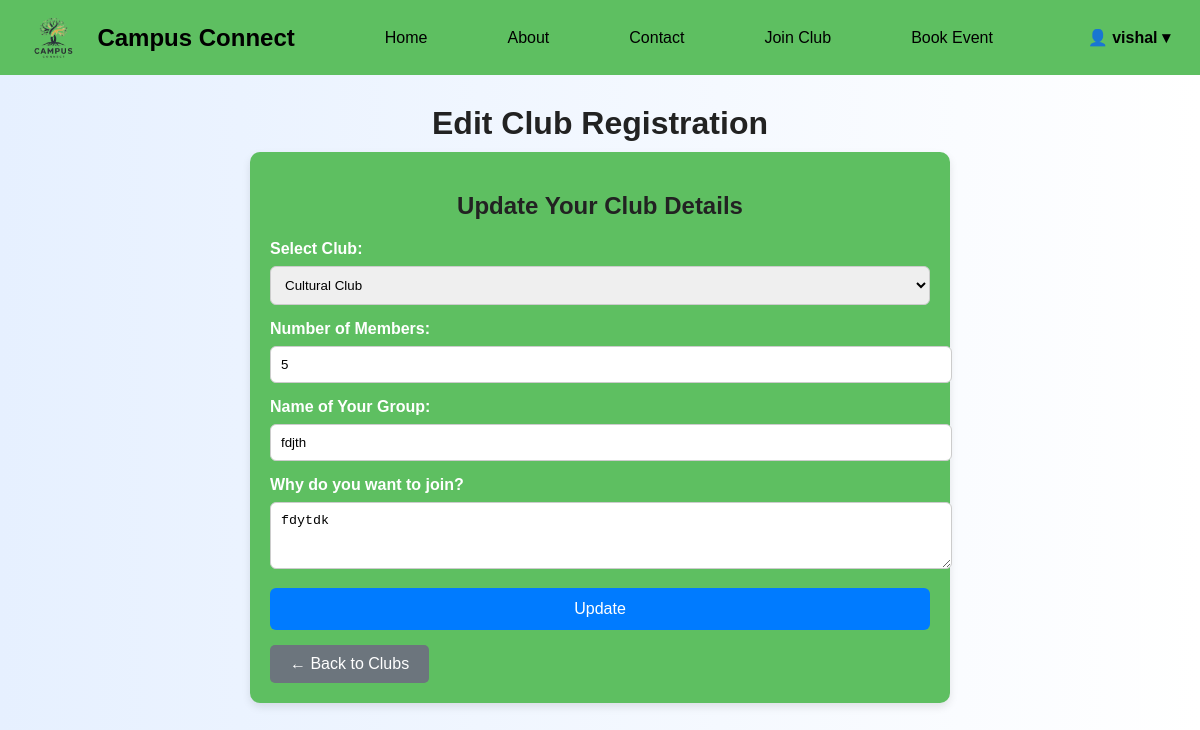
Page /edit_club/13 (signed in) on the committed database.
### tables this page shows
CREATE TABLE club_members (
    id INTEGER PRIMARY KEY AUTOINCREMENT,
    username TEXT NOT NULL,
    club TEXT NOT NULL,
    members INTEGER NOT NULL,
    group_name TEXT NOT NULL,
    reason TEXT,
    joined_at TIMESTAMP DEFAULT CURRENT_TIMESTAMP
);

### app.py (the view, shortened to what this page needs)
@app.route('/edit_club/<int:id>', methods=['GET', 'POST'])
@login_required
def edit_club(id):
    username = session.get('user')
    conn = get_db_connection()
    group = conn.execute("SELECT * FROM club_members WHERE id=? AND username=?", (id, username)).fetchone()
    conn.close()
    if not group:
        flash("Group not found.", "danger")
        return redirect(url_for('join_club'))
    return render_template('edit_club.html', user=username, group=group)

### app.py (called while the page is built)
def get_db_connection():
    conn = sqlite3.connect(DB_PATH)
    conn.row_factory = sqlite3.Row
    return conn

def login_required(f):
    @wraps(f)
    def decorated_function(*args, **kwargs):
        if 'user' not in session:
            return redirect(url_for('login', next=request.path))
        return f(*args, **kwargs)
    return decorated_function

### templates/edit_club.html (shortened to what this page needs)
<!DOCTYPE html>
<html lang="en">
<head>
</head>
<body>
    <div class="navbar">
  <img src="{{ url_for('static', filename='images/logo.png') }}" style="height:45px; margin-right:10px;">
  <h2>Campus Connect</h2>
  <a href="{{ url_for('index') }}">Home</a>
  <a href="{{ url_for('about') }}">About</a>
  <a href="{{ url_for('contact') }}">Contact</a>
  <a href="{{ url_for('join_club') }}">Join Club</a>
  <a href="{{ url_for('book_event') }}">Book Event</a>
  {% if user %}
  <div class="user-section" id="userMenu">
    <span class="user-toggle">👤 {{ user }} &#9662;</span>
  </div>
  {% else %}
    <a href="{{ url_for('login') }}" class="login-btn">Login/Register</a>
  {% endif %}
</div>
  <div class="container">
    <h1>Edit Club Registration</h1>
    <div class="form-container">
      <h2>Update Your Club Details</h2>
      <form method="POST">
        <label for="club">Select Club:</label>
        <select name="club" id="club" required>
          <option value="Cultural" {% if group['club'] == 'Cultural' %}selected{% endif %}>Cultural Club</option>
        </select>
        <label for="members">Number of Members:</label>
        <input type="number" name="members" id="members" value="{{ group['members'] }}" required>
        <label for="group_name">Name of Your Group:</label>
        <input type="text" name="group_name" id="group_name" value="{{ group['group_name'] }}" required>
        <label for="reason">Why do you want to join?</label>
        <textarea name="reason" id="reason" rows="3" required>{{ group['reason'] }}</textarea>
        <button type="submit">Update</button>
      </form>
      <a href="{{ url_for('join_club') }}" class="btn-back">← Back to Clubs</a>
    </div>
  </div>
</body>
</html>

### templates/edit_club.html (style rules this page uses)
body { margin: 0; font-family: Arial, sans-serif; background: linear-gradient(to right, #e6f0ff, #ffffff); }
.navbar { display: flex; align-items: center; background-color: rgb(94, 191, 97); padding: 15px 30px; font-family: Arial, sans-serif; }
.navbar h2 { margin: 0 30px 0 10px; color: black; font-weight: bold; }
.navbar a { text-decoration: none; color: black; margin: 0 20px; font-weight: 500; margin-left: 60px; }
.user-section { position: relative; margin-left: auto; cursor: pointer; font-weight: bold; color: black; }
.container { text-align:center; margin:30px auto; max-width:700px; }
.container h1 { font-size:32px; margin-bottom:10px; color:#222; }
.form-container { background:rgb(94, 191, 97); padding:20px; border-radius:10px; box-shadow:0 4px 8px rgba(0,0,0,0.1); text-align:left; }
.form-container h2 { margin-bottom:20px; color:#222; text-align:center; }
label { display:block; margin-bottom:8px; font-weight:bold; color:#fff; }
select, input, textarea { width:100%; padding:10px; margin-bottom:15px; border:1px solid #ccc; border-radius:6px; }
.form-container button { width:100%; padding:12px; border:none; background:#007bff; color:white; border-radius:6px; font-size:16px; cursor:pointer; }
.btn-back { display:inline-block; margin-top:15px; padding:10px 20px; background:#6c757d; color:white; border-radius:5px; text-decoration:none; }

### rows in the picture
club_members: username "vishal", club "Cultural Club", members "5", group_name "fdjth", reason "fdytdk"
